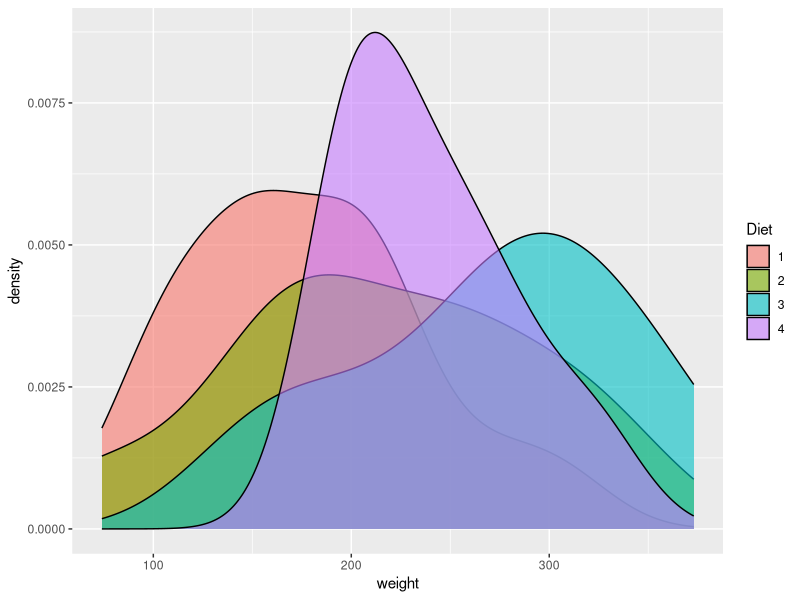
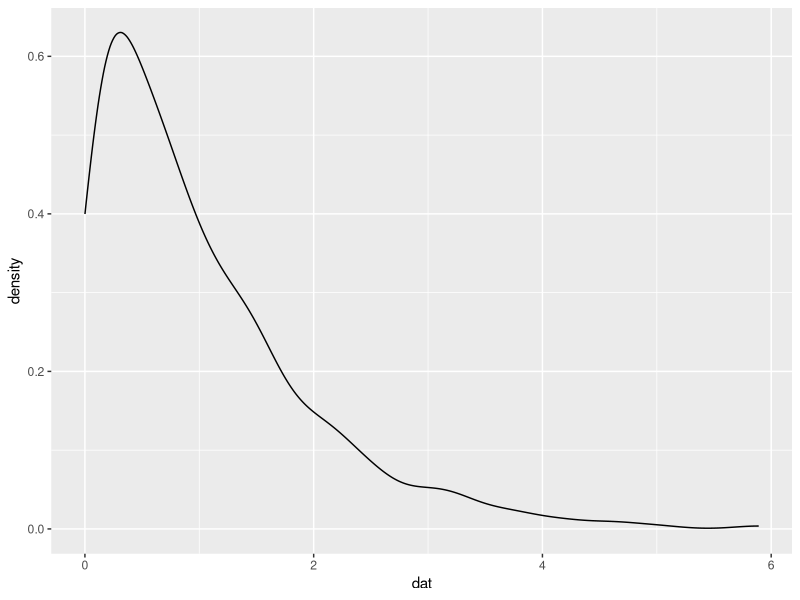

R code for these plots, in order:
#Day_1.R
#first day of stats class
#Purpose is to practice some of the concepts that we will encounter
#12 April 2018

# Integers ----------------------------------------------------------------

integer_r <- as.integer(seq(5,14, by = 1))

#this shows me what is under this name
integer_r

#this shows min max etc
summary(integer_r)

#integers are discrete data


# continuous --------------------------------------------------------------

# Generate a sequence f numeric value
numeric_r <- seq(23, 43, length.out = 10)
# continuous data has an integer part and a fractional part ("on avearge"- sometimes)
#length is a shotened version of length.out - smallest number of unique digists to acurately identify arguemnets


# Dates in r --------------------------------------------------------------

#dates is an example of time
#one may perform arithmetic with dates
#this function 
as.Date("2005-12-31") - as.Date("2005-12-12")
dates_r <- seq(as.Date("2005-12-16"), as.Date("2005-12-25"), by = "day")

summary(dates_r)
#format "yyyy-mm-dd" important
#as.Date("2005-12-16")) date and must be treated like date and can undergo arithmetic that are writeen specifically for dates



# load libraries ----------------------------------------------------------

library(tidyverse)


# Dataframes --------------------------------------------------------------
#create yhe base data frame
df_r <- data.frame(integers = integer_r,
                   numeric = numeric_r,
                   dates = dates_r)
#create a tibble, each coloummn will be named as above
#now upgrade above to tibble
df_r <- as_tibble(df_r)

df_r


# Qualitative data --------------------------------------------------------
#Qualitative data may be well-defined categories or they may be subjective, and generally include descriptive words for classes


# Electronics
elec_r <- as.factor(c("laptops", 
                      "desktops",
                      "cellphones"))
#people
people_r <- as.factor(c("funny hair",
                        "beautiful",
                        "beanies"))
#colours
colour_r <- as.factor(c("blue",
                        "red"))


# Ordinal data ------------------------------------------------------------
#classes are somewhat subjective
#factoral data with preferential order
# bc here we still have qualitative data

colour_qual <- ordered(c("blue", "green",
                            "yellow", "orange","red"),
                          levels = c("blue", "green",
                                     "yellow", "orange",
                                     "red"))

colour_qual
#ordeering colours from coldest to warmest- could be used to order density
#this tells the computer that one is better than other

# BINARY DATA -------------------------------------------------------------


#binary data takes one of only two outcome- on off, truefalse, absent present
#generally represented as T/F
binary_r <- c(TRUE, FALSE, TRUE, TRUE)
summary(binary_r)


# Characters --------------------------------------------------------------

sites_r <- c("Yztervarkpunt", "Betty's Bay",
             "Gaansbaai", "Sea Point")

# Missing value -----------------------------------------------------------

#in R it is specified as N/A
chicks_nest <- c(3, 2, 0, 10, 5, 6, 8, 2, 4, NA)
summary(chicks_nest)
#there is a differnce between N/A and 0



# VIEWING OUR DATA --------------------------------------------------------

summary(ChickWeight)
chicks <- ChickWeight

head(chicks, 7)
tail(chicks, 7)

chicks[c(1,54,61,12,2),2]






# Descriptive statistics --------------------------------------------------

#first create a data frame

chicks <- as_tibble(ChickWeight)
#pipe allows us to vhain commands together into logical order
 chicks %>%
   summarise(n())
 
#or
 nrow(chicks)
 #Measures of central tendency
 #mean =¯x
# calculate mean weight
 
 chicks %>% 
   summarise(mean_wt = mean(weight))
 
# be more specific 
 chicks %>% 
   filter(Time == 21) %>% 
   group_by(Diet) %>% 
   summarise(mean_wt = mean(weight),
             median_wt = median(weight))
#similar data = normally distributed and no skewness involved

 #visualize the density of the data
 
 ggplot(data = filter (chicks, Time == 21),
        aes(x = weight, fill = Diet)) +
   geom_density(alpha = 0.6)
 

# skewness ----------------------------------------------------------------

 
 #calculate the numeric value
 library(e1071) 

#compare difference in mean and median against skewness
 chicks %>% 
   filter(Time == 21) %>% 
   group_by(Diet) %>% 
   summarise(mean_wt = mean(weight),
             median_wt = median(weight),
             skew_wt = skewness(weight))
#centre of gravity of graph leaning left or right?
#negatively skew  means that the mean is behind the median
#skew =is the mean to the right or too the left of the median



# Kurtosis ----------------------------------------------------------------

#bell curve = normal distribution
#Kurtosis describes the tail shape of the data’s distribution.
#A normal distribution has zero kurtosis and thus the standard tail shape (mesokurtic).
#Negative kurtosis indicates data with a thin-tailed (platykurtic) distribution.
#Positive kurtosis indicates a fat-tailed distribution (leptokurtic).
 
#calculate the kurtosis of the tails of a distribution
 chicks %>% 
   filter(Time == 21) %>% 
   group_by(Diet) %>% 
   summarise(mean_wt = mean(weight),
             median_wt = median(weight),
             skew_wt = skewness(weight),
             kurtosis_wt = kurtosis(weight))

 exp_r <- data.frame(dat = rexp(n = 500),
                     sample = "A") 

 ggplot(data = exp_r, aes(x = dat)) +
   geom_density()

kurtosis(exp_r$dat)



# Variance and std --------------------------------------------------------

#variance first finds the mean = weight scaled
#std find the variation = weight (when talking about chicken weight)


# Variability ----------------------------------------------------------------

#below is a summary of many different statistical properties
wt_summary <- chicks %>% 
  filter( Time == 21) %>% 
  group_by(Diet) %>% 
  summarise(wt_mean = mean (weight),
            wt_median = median(weight),
            wt_var = var(weight),
            wt_sd = sd(weight),
            wt_min = min(weight))


# Quantiles ---------------------------------------------------------------
#median = 50% quartile
#lower and upper quartile
wt_summary <- chicks %>% 
  filter( Time == 21) %>% 
  group_by(Diet) %>% 
  summarise(wt_mean = mean (weight),
            wt_median = median(weight),
            wt_quart2 = quantile(weight, 0.25),
            wt_var = var(weight),
            wt_sd = sd(weight),
            wt_min = min(weight),
            wt_quart1 = quantile(weight, 0.25))
wt_summary <- chicks %>% 
  filter( Time == 21) %>% 
  group_by(Diet) %>% 
  summarise(wt_mean = mean (weight),
            wt_median = median(weight),
            wt_var = var(weight),
            wt_sd = sd(weight),
            wt_min = min(weight),
            wt_quart1 = quantile(weight, 0.25),
            wt_quart2 = quantile(weight, 0.5),
            wt_quart3 = quantile(weight, 0.75
                                 ))

